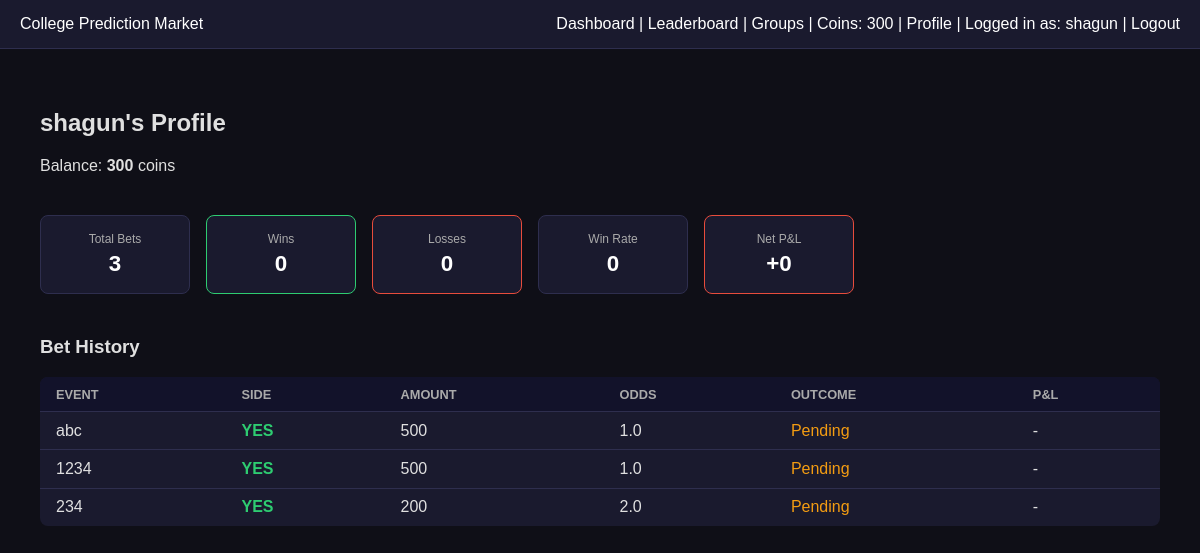
Screenshot of /profile (signed in) with the database file from the repository.
### models.py (models this page shows)
class User(db.Model):
    __tablename__ = "users"
    id = db.Column(db.Integer, primary_key = True)
    username = db.Column(db.String(50), unique = True, nullable = False)
    password_hash = db.Column(db.String(50), nullable = False)
    coins = db.Column(db.Integer, default = 1000)
    created_at = db.Column(db.DateTime, default = datetime.utcnow)
    is_admin = db.Column(db.Boolean, default = False)
    roll_number = db.Column(db.String(20), unique = True, nullable = False)

class Event(db.Model):
    __tablename__ = "events"
    id = db.Column(db.Integer, primary_key = True)
    title = db.Column(db.String(200))
    description = db.Column(db.Text)
    prev_yes_odds = db.Column(db.Float, default = 0)
    prev_no_odds = db.Column(db.Float, default = 0)
    created_at = db.Column(db.DateTime, default = datetime.utcnow)
    status = db.Column(db.String(20), default="open")
    result = db.Column(db.String(3), nullable=True)

class Bet(db.Model):
    __tablename__ = "bets"
    id = db.Column(db.Integer, primary_key=True)
    user_id = db.Column(db.Integer, db.ForeignKey("users.id"))
    event_id = db.Column(db.Integer, db.ForeignKey("events.id"))
    side = db.Column(db.String(3))
    amount = db.Column(db.Integer)
    odds_at_time = db.Column(db.Float)
    timestamp = db.Column(db.DateTime)
    __table_args__ = (
        db.UniqueConstraint('user_id', 'event_id', name='unique_user_event'),
    )

### routes/auth.py (the view)
@auth_bp.route('/profile')
def profile():
    if 'user_id' not in session:
        return redirect(url_for('auth.login'))
    user = User.query.get(session['user_id'])
    bets = Bet.query.filter_by(user_id = user.id).all()
    bet_data = []
    total_pnl = 0
    wins = 0
    losses = 0
    for bet in bets:
        event = Event.query.get(bet.event_id)
        if event.status == 'Resolved':
            if bet.side == event.result:
                pl = round((bet.amount * bet.odds_at_time) - bet.amount, 2)
                outcome = "Win"
                wins+=1
            else:
                pl = -bet.amount
                outcome = "Loss"
                losses += 1
            total_pnl += pl
        else:
            pl = None
            outcome = "Pending"
        bet_data.append({
            "event_title": event.title,
            "side": bet.side,
            "amount": bet.amount,
            "odds": bet.odds_at_time,
            "outcome": outcome,
            "pnl": pl
        })
    resolved = wins+losses
    win_rate = round(wins/resolved,1) if resolved>0 else 0
    return render_template(
        'profile.html',
        current_user = user,
        bet_data = bet_data,
        wins = wins,
        losses = losses,
        win_rate = win_rate,
        total_pnl = round(total_pnl,2)
    )

### templates/profile.html
{%extends 'base.html'%}
{%block content%}
<div class="container">
    <h2>{{current_user.username}}'s Profile</h2>
    <p>Balance: <strong>{{current_user.coins}}</strong> coins</p>
    <div style="display:flex; gap:12px; flex-wrap: wrap; margin: 16px 0;">
        <div class="stats-row">
            <div class="stat-card">
                <div class="stat-label">Total Bets</div>
                <div class="stat-value">{{bet_data | length}}</div>
            </div>
            <div class="stat-card green">
                <div class="stat-label">Wins</div>
                <div class="stat-value">{{wins}}</div>
            </div>
            <div class="stat-card red">
                <div class="stat-label">Losses</div>
                <div class="stat-value">{{losses}}</div>
            </div>
            <div class="stat-card">
                <div class="stat-label">Win Rate</div>
                <div class="stat-value">{{win_rate}}</div>
            </div>
            <div class="stat-card {%if total_pnl > 0%}green{%else%}red{%endif%}">
                <div class="stat-label">Net P&L</div>
                <div class="stat-value">{{"+" if total_pnl>=0}}{{total_pnl}}</div>
            </div>
        </div>
    </div>
    <h3>Bet History</h3>
    {%if bet_data%}
    <table class="bet-table">
        <thead>
            <tr>
                <th>Event</th>
                <th>Side</th>
                <th>Amount</th>
                <th>Odds</th>
                <th>Outcome</th>
                <th>P&L</th>
            </tr>
        </thead>
        <tbody>
            {%for b in bet_data%}
            <tr>
                <td>{{b.event_title}}</td>
                <td class="{{'yes' if b.side=='YES' else 'no'}}">{{b.side}}</td>
                <td>{{b.amount}}</td>
                <td>{{b.odds}}</td>
                <td class="{{'win' if b.outcome=='Win' else ('loss' if b.outcome=='Loss' else 'pending' )}}">{{b.outcome}}</td>
                <td>
                    {%if b.pnl is not none%}
                    <span class="{{'win' if b.pnl>0 else 'loss'}}">
                        {{'+' if b.pnl>=0}}{{b.pnl}}
                    </span>
                    {%else%}
                    -
                    {%endif%}
                </td>
            </tr>
            {%endfor%}
        </tbody>
    </table>
    {%else%}
    <p>No bets placed</p>
    {%endif%}
</div>
{%endblock%}

### templates/base.html (shortened to what this page needs)
<!DOCTYPE html>
<html>
<head>
    <link rel="stylesheet" href="{{url_for('static', filename='css/style.css')}}" </head>
<body>
    <div class="navbar">
        <div style="display: flex; justify-content: space-between; align-items: center;">
            College Prediction Market
            {%if current_user%}
            <div>
                <a href="{{ url_for('betting.dashboard') }}" style="color: white;">Dashboard</a> |
                <a href="{{ url_for('betting.leaderboard') }}" style="color: white;">Leaderboard</a> |
                <a href="{{ url_for('groups.groups') }}" style="color: white;">Groups</a> |
                {%if current_user.is_admin%}
                <a href="{{url_for('admin.create_event')}}" style="color: white;">Create an Event</a> |
                <a href="{{url_for('admin.admin_groups')}}" style="color: white;">View Groups</a> |
                {%else%}
                Coins: {{current_user.coins}} |
                <a href="{{url_for('auth.profile')}}" style="color: white;">Profile</a> |
                {%endif%}
                Logged in as: {{current_user.username}} |
                <a href="{{url_for('auth.logout')}}" style="color: white;">Logout</a>
            </div>
            {%endif%}
        </div>
    </div>
    <div class="container">
        {% block content %}{% endblock %}
    </div>
</body>
</html>

### static/css/style.css (style rules this page uses)
body { font-family: Arial; background: #0f0f17; color: #e0e0e0; margin: 0; }
a { color: #7eb8f7; }
.navbar { background: #1a1a2e; color: white; padding: 15px 20px; border-bottom: 1px solid #2e2e4e; }
.navbar a { color: #ccc; text-decoration: none; }
.container { padding: 20px; }
table { width: 100%; border-collapse: collapse; background: #1a1a2e; border-radius: 8px; overflow: hidden; }
th, td { padding: 10px 14px; border-bottom: 1px solid #2e2e4e; text-align: left; }
th { background: #12122a; color: #aaa; font-size: 0.78rem; text-transform: uppercase; }
tr:last-child td { border-bottom: none; }
.stats-row { display: flex; gap: 1rem; margin: 1.5rem 0; flex-wrap: wrap; }
.stat-card { background: #1a1a2e; border: 1px solid #2e2e4e; border-radius: 8px; padding: 1rem 1.5rem; text-align: center; min-width: 100px; }
.stat-card.green { border-color: #2ecc71; }
.stat-card.red { border-color: #e74c3c; }
.stat-label { font-size: 0.75rem; color: #aaa; margin-bottom: 0.3rem; }
.stat-value { font-size: 1.4rem; font-weight: bold; color: #ffffff; }
.bet-table { width: 100%; border-collapse: collapse; margin-top: 1rem; background: #1a1a2e; border-radius: 8px; overflow: hidden; }
.bet-table th, .bet-table td { padding: 0.6rem 1rem; border-bottom: 1px solid #2e2e4e; text-align: left; }
.bet-table th { background: #12122a; color: #aaa; font-size: 0.8rem; text-transform: uppercase; }
.bet-table tr:last-child td { border-bottom: none; }
.yes { color: #2ecc71; font-weight: bold; }
.pending { color: #f39c12; }

### rows the page displays
User: coins "300", username "shagun"
Event: event_title "abc"
Bet: side "YES", amount "500", odds "1.0"
Event: event_title "1234"
Bet: side "YES", amount "500", odds "1.0"
Event: event_title "234"
Bet: side "YES", odds "2.0"

### other values shown
{{ bet_data | length }} "3"
{{ wins }} "0"
{{ losses }} "0"
{{ win_rate }} "0"
{{ "+" if total_pnl>=0 }} "+"
{{ total_pnl }} "0"
{{ b.outcome }} "Pending" "Pending" "Pending"
{{ b.amount }} "200"
